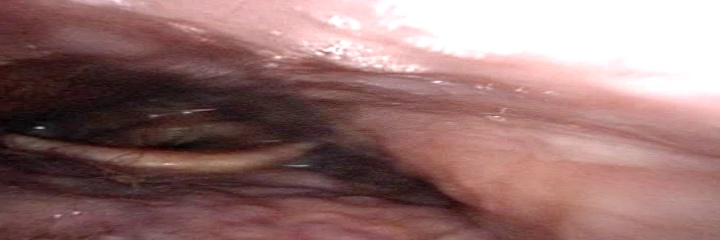
#> input picture frame1646.jpg, 720 x 240 px, given as the content of the folder roat/Endoscope_Study/UNC_HN_Laryngoscopy_003/classifiedgood/, which was not available
$ python homography_estimation_sharpness_ncc.py   (Python 2 division)   (older library calls are emulated)
#> lines starting #> are read from the running program, lines starting #| are printed output that depends on the picture; pictures that were not available may be replaced by others from this repository, and a replacement may not be noted
### Homography.py
__author__ = 'jhughes'
import cv2
import numpy as np
import getopt
import sys
import random

#
# Read in an image file, errors out if we can't find the file
#
def readImage(filename):
    img = cv2.imread(filename, 0)
    if img is None:
        print('Invalid image:' + filename)
        return None
    else:
        #print('Image successfully read...')
        return img


# This draws matches and optionally a set of inliers in a different color
# Note: I lifted this drawing portion from stackoverflow and adjusted it to my needs because OpenCV 2.4.11 does not
# include the drawMatches function
# [241 lines left out: functions drawMatches, findFeatures, matchFeatures, calculateHomography, geometricDistance, ransac and 2 more, not called in this run]


# [2 lines that do not run on import are left out]

### DoubleList.py
'''
Created on Sep 28, 2017

@author: ruibinma
'''

class Node(object):

    def __init__(self, data, prev, next):
        self.data = data
        self.prev = prev
        self.next = next


class DoubleList(object):

    head = None
    tail = None

    def append(self, data):
        new_node = Node(data, None, None)
        if self.head is None:
            self.head = self.tail = new_node
        else:
            new_node.prev = self.tail
            new_node.next = None
            self.tail.next = new_node
            self.tail = new_node
    # [28 lines left out: functions remove_byaddress, remove_byvalue, not called in this run]

### homography_estimation_sharpness_ncc.py
'''
Created on Sep 27, 2017

@author: ruibinma
'''
import cv2
import numpy as np
from os import listdir
#from scipy.ndimage.filters import minimum_filter1d
import os
from Homography import EstimateHomography
from Homography import readImage
from DoubleList import DoubleList
from shutil import rmtree
from scipy import misc

def rgb2gray(rgb):
    return np.dot(rgb[...,:3], [0.299, 0.587, 0.114])

def correlation_coefficient(patch1, patch2):
    product = np.mean((patch1 - patch1.mean()) * (patch2 - patch2.mean()))
    stds = patch1.std() * patch2.std()
    if stds == 0:
        return 0
    else:
        product /= stds
        return product
def warp_homography_NCC(img0, img1, H):
    patch0 = []
    patch1 = []
    for x in range(img0.shape[0]):
        for y in range(img0.shape[1]):
            coord = np.array([[x],[y],[1]])
            ncoord = np.matmul(H, coord).flat
            nx = int(ncoord[0])
            ny = int(ncoord[1])
            if(nx < 0 or nx >= img1.shape[0] or ny < 0 or ny >= img1.shape[1]):
                continue

            patch0.append(img0[x,y])
            patch1.append(img1[nx,ny])

    return correlation_coefficient(np.asarray(patch0), np.asarray(patch1))

folder = '/playpen/throat/Endoscope_Study/UNC_HN_Laryngoscopy_003/classifiedgood/'
#folder = '/home/ruibinma/Desktop/classifiedgood/'
outputfolder = '/playpen/throat/Endoscope_Study/UNC_HN_Laryngoscopy_003/keyframes/'
#outputfolder = '/home/ruibinma/Desktop/keyframes/'

use_optical_flow = False
if use_optical_flow:
    filelist = []
    with open('./opticalflowlocalminima.txt', 'r') as ins:
        for line in ins:
            filelist.append(line.rstrip('\n'))
else:
    filelist = listdir(folder)

filelist.sort()

if os.path.isdir(outputfolder):
    rmtree(outputfolder)
os.mkdir(outputfolder)

#create double link to store file names
print ('Calculating sharpness ...')
dl = DoubleList()
D = {}
for f in filelist:
    dl.append(f)
    D[f] = dl.tail

sharpness = np.zeros([len(filelist)])
score = np.ones([len(filelist)])

for i in range(len(filelist)):
    print ('%d / %d'%(i, len(filelist)))
    img = readImage(folder + filelist[i])
#> in readImage, `img = cv2.imread(filename, 0)`:
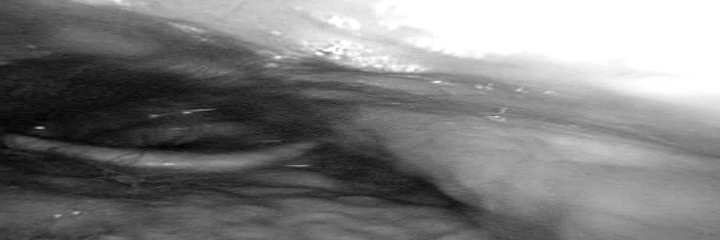
#> img: shape (240, 720); min 1, max 255, mean 125.2
    sobelx = cv2.Sobel(img,cv2.CV_64F,1,0,ksize=5)
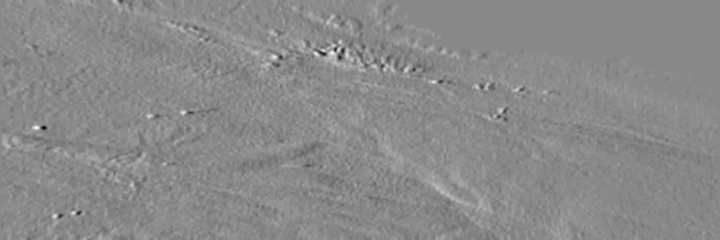
#> sobelx: shape (240, 720) float64; min -2609, max 2252, mean 25.6; drawn with min black and max white
    sobely = cv2.Sobel(img,cv2.CV_64F,0,1,ksize=5)
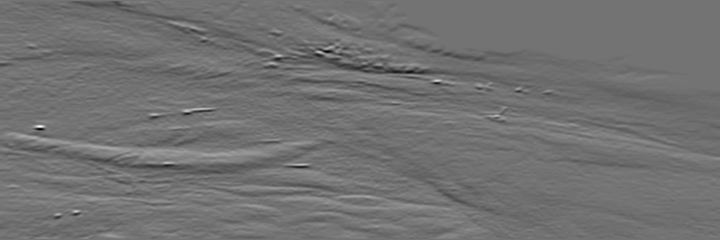
#> sobely: shape (240, 720) float64; min -5341, max 6466, mean -62.7; drawn with min black and max white

    sharpness[i] = (np.sum(sobelx ** 2) + np.sum(sobely ** 2)) / img.size
order = np.argsort(sharpness)

keyframes = []

for i in range(len(order)):
    print ('Homography estimation: %d / %d   sharpness = %.2f'%(i, len(filelist), sharpness[order[i]]))
    if order[i] == 0 or order[i] == len(filelist)-1:
        keyframes.append(filelist[order[i]])
    else:
        ID = order[i]
        PrevName = D[filelist[ID]].prev.data
        NextName = D[filelist[ID]].next.data
        print 'Processing: ' + PrevName + ' and ' + NextName,
        Prev = readImage(folder + PrevName)
        Next = readImage(folder + NextName)
        H = EstimateHomography(img1=Prev, img2=Next, use_builtin_ransac=True)
        #score[i] = warp_homography_NCC(img0=Prev, img1=Next, H=H)
        warpped = cv2.warpPerspective(Prev, H, (Next.shape[1], Next.shape[0]))
        misc.imsave(outputfolder + filelist[ID], warpped)
        score[i] = correlation_coefficient(warpped, Next)
        print warpped.shape
        print '        score = %.4f'%score[i]
        if score[i] > 0.9:
            dl.remove_byaddress(D[filelist[ID]])
            print 'Redundant: ' + filelist[ID]
        else:
            keyframes.append(filelist[order[i]])
            print 'Keyframe:  ' + filelist[ID]

for i in keyframes:
    os.system('cp ' + folder + i + ' ' + outputfolder + i)

thefile = open('homographykeyframes.txt', 'w')
for i in keyframes:
    thefile.write("%s\n" % i)

$ run again, on frame1886.jpg
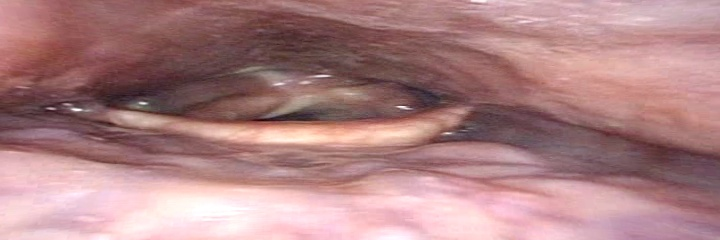
#> input picture frame1886.jpg, 720 x 240 px, given as the content of the folder roat/Endoscope_Study/UNC_HN_Laryngoscopy_003/classifiedgood/, which was not available
#> in readImage, `img = cv2.imread(filename, 0)`:
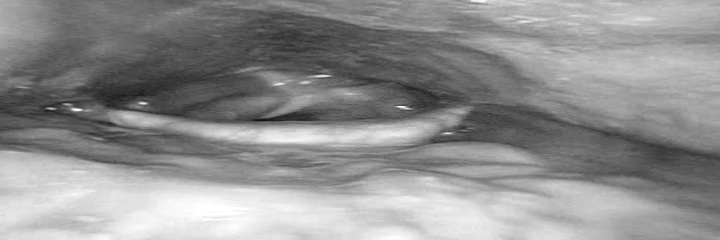
#> img: shape (240, 720); min 13, max 255, mean 143.6
#> `sobely = cv2.Sobel(img,cv2.CV_64F,0,1,ksize=5)`:
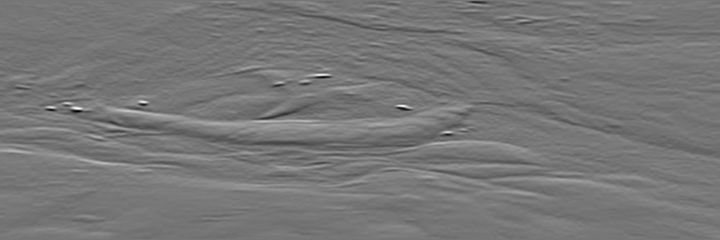
#> sobely: shape (240, 720) float64; min -6993, max 8005, mean 33; drawn with min black and max white
